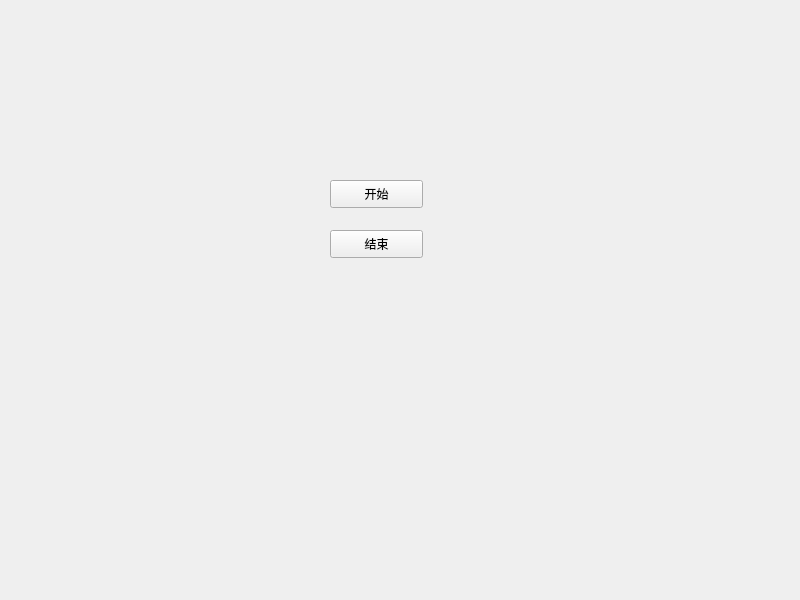
<?xml version="1.0" encoding="UTF-8"?>
<ui version="4.0">
 <class>Widget</class>
 <widget class="QWidget" name="Widget">
  <property name="geometry">
   <rect>
    <x>0</x>
    <y>0</y>
    <width>800</width>
    <height>600</height>
   </rect>
  </property>
  <property name="windowTitle">
   <string>Widget</string>
  </property>
  <widget class="QPushButton" name="pushButton">
   <property name="geometry">
    <rect>
     <x>330</x>
     <y>180</y>
     <width>93</width>
     <height>28</height>
    </rect>
   </property>
   <property name="text">
    <string>开始</string>
   </property>
  </widget>
  <widget class="QPushButton" name="pushButton_2">
   <property name="geometry">
    <rect>
     <x>330</x>
     <y>230</y>
     <width>93</width>
     <height>28</height>
    </rect>
   </property>
   <property name="text">
    <string>结束</string>
   </property>
  </widget>
 </widget>
 <resources/>
 <connections/>
</ui>
